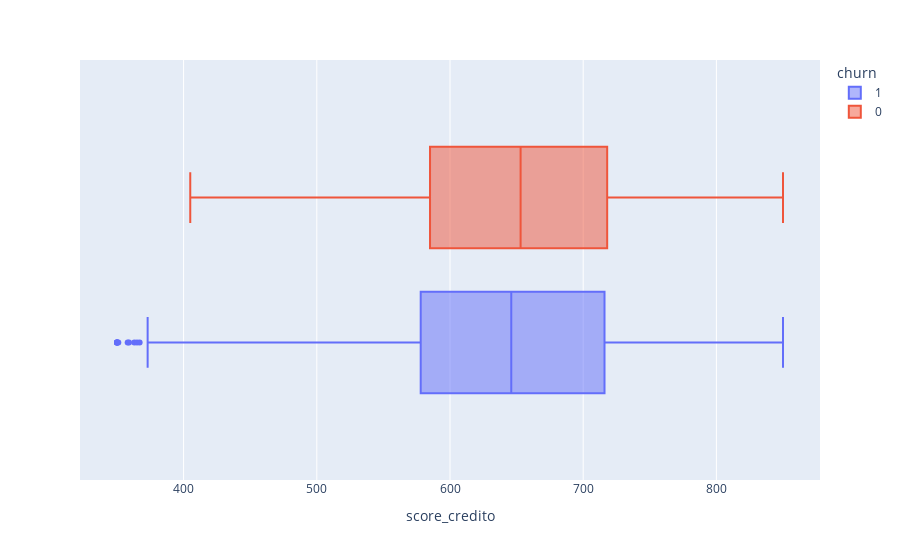

Write notebook code for a chart like this one.
### Markdown cell above
### Desafio 3

Depois de explorar as variáveis categóricas, chegou a vez das **variáveis numéricas**. Construa gráficos de distribuição como boxplots ou histogramas para analisar o comportamento dos valores numéricos e checar se existem valores inconsistentes.

### Code cell
px.box(df, x='score_credito', color='churn')

### Figure 1 — Plotly figure (JSON) as saved in the notebook; plotly's stock layout.template omitted (floating-point values rounded to 4 significant figures; data arrays with more than 128 entries replaced by an {"elided": "..."} marker saying what was removed)
{"data": [{"alignmentgroup": "True", "hovertemplate": "churn=1<br>score_credito=%{x}<extra></extra>", "legendgroup": "1", "marker": {"color": "#636efa"}, "name": "1", "notched": false, "offsetgroup": "1", "orientation": "h", "showlegend": true, "type": "box", "x": {"elided": "2037 int values"}, "x0": " ", "xaxis": "x", "y0": " ", "yaxis": "y"}, {"alignmentgroup": "True", "hovertemplate": "churn=0<br>score_credito=%{x}<extra></extra>", "legendgroup": "0", "marker": {"color": "#EF553B"}, "name": "0", "notched": false, "offsetgroup": "0", "orientation": "h", "showlegend": true, "type": "box", "x": {"elided": "7963 int values"}, "x0": " ", "xaxis": "x", "y0": " ", "yaxis": "y"}], "layout": {"boxmode": "group", "legend": {"title": {"text": "churn"}, "tracegroupgap": 0}, "margin": {"t": 60}, "xaxis": {"anchor": "y", "domain": [0, 1], "title": {"text": "score_credito"}}, "yaxis": {"anchor": "x", "domain": [0, 1]}}}
